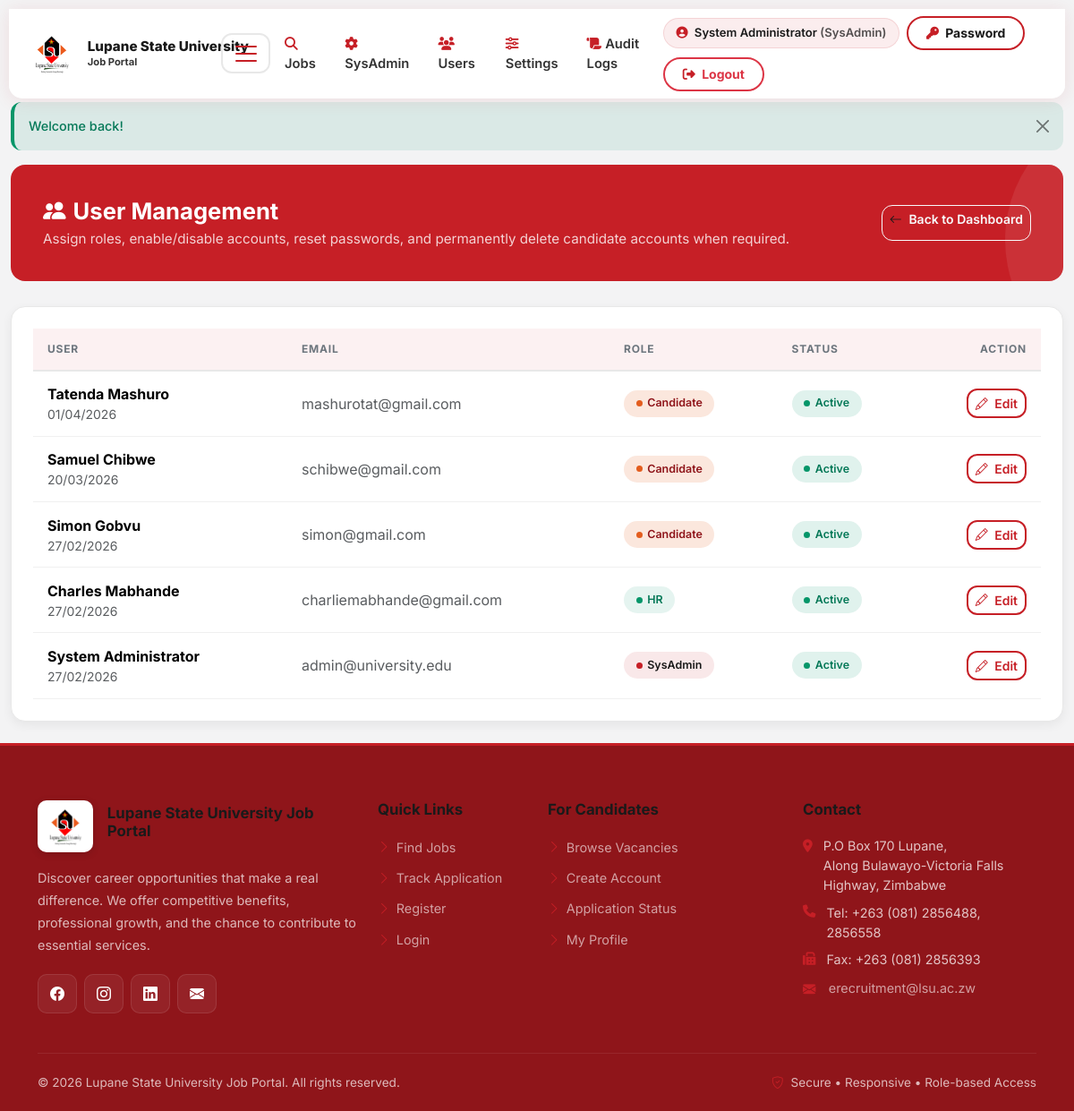
The page /admin/users.php (signed in) on the database its author committed.
### tables this page shows
CREATE TABLE `users` (
  `user_id` int(11) NOT NULL,
  `email` varchar(255) NOT NULL,
  `password` varchar(255) NOT NULL,
  `role_id` int(11) NOT NULL DEFAULT 1,
  `first_name` varchar(100) NOT NULL,
  `last_name` varchar(100) NOT NULL,
  `phone` varchar(20) DEFAULT NULL,
  `is_active` tinyint(1) NOT NULL DEFAULT 1,
  `email_verified` tinyint(1) NOT NULL DEFAULT 0,
  `verification_token` varchar(255) DEFAULT NULL,
  `reset_token` varchar(255) DEFAULT NULL,
  `reset_token_expiry` datetime DEFAULT NULL,
  `last_login` datetime DEFAULT NULL,
  `created_at` timestamp NOT NULL DEFAULT current_timestamp(),
  `updated_at` timestamp NOT NULL DEFAULT current_timestamp() ON UPDATE current_timestamp()
);

CREATE TABLE `roles` (
  `role_id` int(11) NOT NULL,
  `role_name` varchar(50) NOT NULL,
  `permissions` text DEFAULT NULL COMMENT 'JSON permissions',
  `created_at` timestamp NOT NULL DEFAULT current_timestamp()
);

### includes/security.php (called while the page is built, shortened)
<?php
function escape($string) {
    return htmlspecialchars($string, ENT_QUOTES, 'UTF-8');
}

### includes/functions.php (called while the page is built, shortened)
<?php
function formatDateDisplay($date) {
    try {
        return (new DateTime($date))->format('d/m/Y');
    } catch (Exception $e) {
        return '';
    }
}

### admin/users.php (the view, shortened to what this page needs)
<?php
$db = getDBConnection();
$users = $db->query("
    SELECT u.user_id, u.email, u.first_name, u.last_name, u.phone, u.is_active, u.role_id, r.role_name, u.created_at
    FROM users u
    JOIN roles r ON u.role_id = r.role_id
    ORDER BY u.created_at DESC
    LIMIT 300
")->fetchAll();
require_once BASE_PATH . '/includes/header.php';
?>
<div class="page-header d-flex flex-column flex-md-row justify-content-between align-items-md-center gap-3">
    <div>
        <h1><i class="bi bi-people-fill me-2"></i>User Management</h1>
        <p>Assign roles, enable/disable accounts, reset passwords, and permanently delete candidate accounts when required.</p>
    </div>
    <div class="page-actions">
        <a class="btn btn-outline-light btn-sm" href="<?php echo BASE_URL; ?>/admin/dashboard.php">
            <i class="bi bi-arrow-left me-1"></i> Back to Dashboard
        </a>
    </div>
</div>
<div class="card animate-in">
    <div class="card-body">
        <div class="table-responsive">
            <table class="table mb-0">
                <thead>
                    <tr>
                        <th>User</th>
                        <th>Email</th>
                        <th>Role</th>
                        <th>Status</th>
                        <th class="text-end">Action</th>
                    </tr>
                </thead>
                <tbody>
                    <?php foreach ($users as $u): ?>
                        <tr>
                            <td>
                                <div class="fw-bold"><?php echo escape($u['first_name'] . ' ' . $u['last_name']); ?></div>
                                <div class="small text-muted"><?php echo escape(formatDateDisplay($u['created_at'])); ?></div>
                            </td>
                            <td class="text-muted"><?php echo escape($u['email']); ?></td>
                            <td>
                                <?php
                                $roleBadges = ['Candidate' => 'status-under-review', 'HR' => 'status-shortlisted', 'Management' => 'status-interview', 'SysAdmin' => 'status-offer'];
                                $cls = $roleBadges[$u['role_name']] ?? 'status-pending';
                                ?>
                                <span class="status-badge <?php echo $cls; ?>"><?php echo escape($u['role_name']); ?></span>
                            </td>
                            <td>
                                <?php if ((int)$u['is_active'] === 1): ?>
                                    <span class="status-badge status-active">Active</span>
                                <?php else: ?>
                                    <span class="status-badge status-rejected">Disabled</span>
                                <?php endif; ?>
                            </td>
                            <td class="text-end">
                                <button class="btn btn-sm btn-outline-primary" type="button" data-bs-toggle="collapse" data-bs-target="#e<?php echo (int)$u['user_id']; ?>">
                                    <i class="bi bi-pencil me-1"></i> Edit
                                </button>
                            </td>
                        </tr>
                    <?php endforeach; ?>
                </tbody>
            </table>
        </div>
    </div>
</div>
<?php require_once BASE_PATH . '/includes/footer.php'; ?>

### rows shown on the page
users: first_name+last_name "Tatenda Mashuro", created_at "01/04/2026", email "mashurotat@gmail.com", role.role_name "Candidate", is_active "Active"
users: first_name+last_name "Samuel Chibwe", created_at "20/03/2026", email "schibwe@gmail.com", role.role_name "Candidate", is_active "Active"
users: first_name+last_name "Simon Gobvu", created_at "27/02/2026", email "simon@gmail.com", role.role_name "Candidate", is_active "Active"
users: first_name+last_name "Charles Mabhande", created_at "27/02/2026", email "charliemabhande@gmail.com", role.role_name "HR", is_active "Active"
users: first_name+last_name "System Administrator", created_at "27/02/2026", email "admin@university.edu", role.role_name "SysAdmin", is_active "Active"

### other values the page prints
$label "Jobs SysAdmin Users Settings Audit Logs"
$_SESSION['role_name'] "SysAdmin"
$flash['message'] "Welcome back!"
SITE_CONTACT_ADDRESS "P.O Box 170 Lupane, Along Bulawayo-Victoria Falls Highway, Zimbabwe"
SITE_CONTACT_PHONE "+263 (081) 2856488, 2856558"
SITE_CONTACT_FAX "+263 (081) 2856393"
SITE_CONTACT_EMAIL "erecruitment@lsu.ac.zw"
